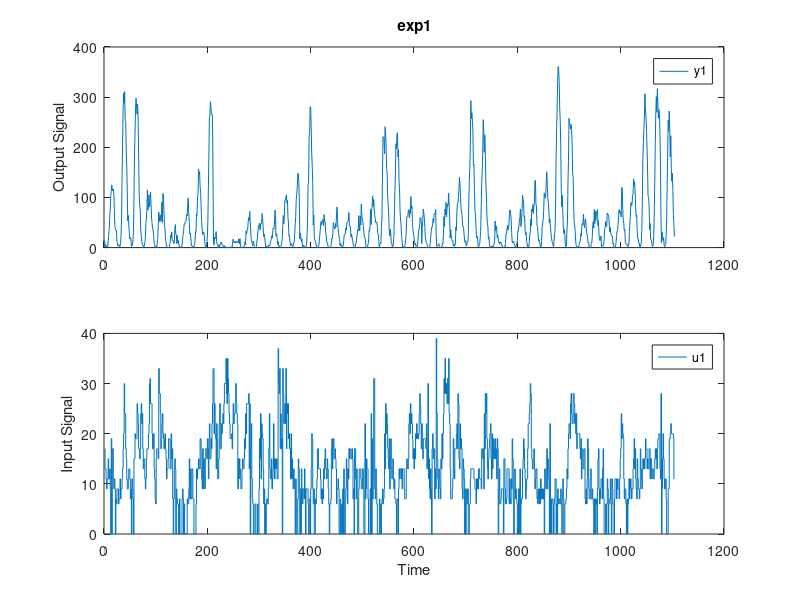

Here is the MATLAB script that generated this plot: (Note: this script raises an error after producing the figure.)
clc; clear; close all;
load("bike.mat");

data = iddata(y,u);
figure
plot(data);
mu = getTrend(data,0);
data_d = detrend(data,mu);


%% MODEL 1
disp("Model 1");
orders_bj1 = [1 1 1 1 1];

m_bj1 = bj(data_d,orders_bj1);

m_bj1.b % B(z)
m_bj1.c % C(z)
m_bj1.d % D(z) 
m_bj1.f % F(z)
m_bj1.NoiseVariance % sigma^2

figure(7)
sgtitle("ZERO POLE CANCELLATION ANALYSIS")
subplot(2,3,1);
iopzplot(m_bj1);
title("Model 1");

ai1 = aic(m_bj1);
bic1 = bic(m_bj1);
sure1 = sure(m_bj1);


%% MODEL 2
disp("Model 2");
% Estimation of a Box-Jenkins model

% coefficients of the BJ model
% orders_bj(1) = nB
% orders_bj(2) = nC
% orders_bj(3) = nD
% orders_bj(4) = nF
% orders_bj(5) = nk
orders_bj2 = [2 2 2 1 1];

% BJ model generation
m_bj2 = bj(data_d,orders_bj2);

% Plot the coefficient of the estimated model
m_bj2.b % B(z)
m_bj2.c % C(z)
m_bj2.d % D(z) 
m_bj2.f % F(z)
m_bj2.NoiseVariance % sigma^2

figure(7)
subplot(2,3,2);
iopzplot(m_bj2);
title("Model 2");

ai2 = aic(m_bj2);
bic2 = bic(m_bj2);
sure2 = sure(m_bj2);

%% MODEL 3
disp("Model 3");
% Estimation of a Box-Jenkins model

% coefficients of the BJ model
% orders_bj(1) = nB
% orders_bj(2) = nC
% orders_bj(3) = nD
% orders_bj(4) = nF
% orders_bj(5) = nk
orders_bj3 = [4 4 4 3 1];

% BJ model generation
m_bj3 = bj(data_d,orders_bj3);

% Plot the coefficient of the estimated model
m_bj3.b % B(z)
m_bj3.c % C(z)
m_bj3.d % D(z) 
m_bj3.f % F(z)
m_bj3.NoiseVariance % sigma^2

figure(7)
subplot(2,3,3);
iopzplot(m_bj3);
title("Model 3");

ai3 = aic(m_bj3);
bic3 = bic(m_bj3);
sure3 = sure(m_bj3);

%% MODEL 4
% Estimation of a Box-Jenkins model
disp("Model 4");
% coefficients of the BJ model
% orders_bj(1) = nB
% orders_bj(2) = nC
% orders_bj(3) = nD
% orders_bj(4) = nF
% orders_bj(5) = nk
orders_bj4 = [6 6 6 5 1];

% BJ model generation
m_bj4 = bj(data_d,orders_bj4);

% Plot the coefficient of the estimated model
m_bj4.b % B(z)
m_bj4.c % C(z)
m_bj4.d % D(z) 
m_bj4.f % F(z)
m_bj4.NoiseVariance % sigma^2

figure(7)
subplot(2,3,4);
iopzplot(m_bj4);
title("Model 4");

ai4 = aic(m_bj4);
bic4 = bic(m_bj4);
sure4 = sure(m_bj4);

% it shows two poles near two zeros

%% MODEL 4
% Estimation of a Box-Jenkins model
disp("Model 4new");
% coefficients of the BJ model
% orders_bj(1) = nB
% orders_bj(2) = nC
% orders_bj(3) = nD
% orders_bj(4) = nF
% orders_bj(5) = nk
orders_bj4new = [4 6 6 3 1];

% BJ model generation
m_bj4new = bj(data_d,orders_bj4new);

% Plot the coefficient of the estimated model
m_bj4new.b % B(z)
m_bj4new.c % C(z)
m_bj4new.d % D(z) 
m_bj4new.f % F(z)
m_bj4new.NoiseVariance % sigma^2

figure(7)
subplot(2,3,5);
iopzplot(m_bj4new);
title("Model 4new"); %% non ha più la zero pole cancellation

ai4new = aic(m_bj4new);
bic4new = bic(m_bj4new);
sure4new = sure(m_bj4new);

%% CRITERIA WITH COMPLEXITY TERM
aic_vec = [ai1, ai2, ai3, ai4, ai4new];
bic_vec = [bic1, bic2, bic3, bic4, bic4new];
sure_vec = [sure1, sure2, sure3, sure4, sure4new];

figure(8)
sgtitle("CRITERIA WITH COMPLEXITY TERM")
subplot(1,3,1)
plot(aic_vec);
title("AIC")
subplot(1,3,2)
plot(bic_vec);
title("BIC")
subplot(1,3,3)
plot(sure_vec);
title("SURE")


%%  HOLD OUT CROSS VALIDATION

M = length(u)/2;
data_t = iddata(data_d.y(1:M), data_d.u(1:M)); % data_d(1:M)
data_v = iddata(data_d.y(M+1:end), data_d.u(M+1:end));


%% MODEL 1
disp("Model 1");
% coefficients of the BJ model
% orders_bj(1) = nB
% orders_bj(2) = nC
% orders_bj(3) = nD
% orders_bj(4) = nF
% orders_bj(5) = nk
orders_bj1 = [1 1 1 1 1];

% BJ model generation
m_bj1 = bj(data_t,orders_bj1);

% Plot the coefficient of the estimated model
m_bj1.b % B(z)
m_bj1.c % C(z)
m_bj1.d % D(z) 
m_bj1.f % F(z)
m_bj1.NoiseVariance % sigma^2



%% MODEL 2
disp("Model 2");
% Estimation of a Box-Jenkins model

% coefficients of the BJ model
% orders_bj(1) = nB
% orders_bj(2) = nC
% orders_bj(3) = nD
% orders_bj(4) = nF
% orders_bj(5) = nk
orders_bj2 = [2 2 2 1 1];

% BJ model generation
m_bj2 = bj(data_t,orders_bj2);

% Plot the coefficient of the estimated model
m_bj2.b % B(z)
m_bj2.c % C(z)
m_bj2.d % D(z) 
m_bj2.f % F(z)
m_bj2.NoiseVariance % sigma^2


%% MODEL 3
disp("Model 3");
% Estimation of a Box-Jenkins model

% coefficients of the BJ model
% orders_bj(1) = nB
% orders_bj(2) = nC
% orders_bj(3) = nD
% orders_bj(4) = nF
% orders_bj(5) = nk
orders_bj3 = [4 4 4 3 1];

% BJ model generation
m_bj3 = bj(data_t,orders_bj3);

% Plot the coefficient of the estimated model
m_bj3.b % B(z)
m_bj3.c % C(z)
m_bj3.d % D(z) 
m_bj3.f % F(z)
m_bj3.NoiseVariance % sigma^2


%% MODEL 4
% Estimation of a Box-Jenkins model
disp("Model 4");
% coefficients of the BJ model
% orders_bj(1) = nB
% orders_bj(2) = nC
% orders_bj(3) = nD
% orders_bj(4) = nF
% orders_bj(5) = nk
orders_bj4 = [6 6 6 5 1];

% BJ model generation
m_bj4 = bj(data_t,orders_bj4);

% Plot the coefficient of the estimated model
m_bj4.b % B(z)
m_bj4.c % C(z)
m_bj4.d % D(z) 
m_bj4.f % F(z)
m_bj4.NoiseVariance % sigma^2

% it shows two poles near two zeros

%% MODEL 4
% Estimation of a Box-Jenkins model
disp("Model 4new");
% coefficients of the BJ model
% orders_bj(1) = nB
% orders_bj(2) = nC
% orders_bj(3) = nD
% orders_bj(4) = nF
% orders_bj(5) = nk
orders_bj4new = [4 6 6 3 1];

% BJ model generation
m_bj4new = bj(data_t,orders_bj4new);

% Plot the coefficient of the estimated model
m_bj4new.b % B(z)
m_bj4new.c % C(z)
m_bj4new.d % D(z) 
m_bj4new.f % F(z)
m_bj4new.NoiseVariance % sigma^2


% one step ahead prediction to compute generalization error
opt = compareOptions('InitialCondition','z');
hhs = [1,2,3,4];
figure(9)
sgtitle("HOLD OUT CROSS VALIDATION")
for h = hhs
    subplot(2,2,h)
    compare(data_v,m_bj1, m_bj2, m_bj3, m_bj4, m_bj4new,h,opt)
end
